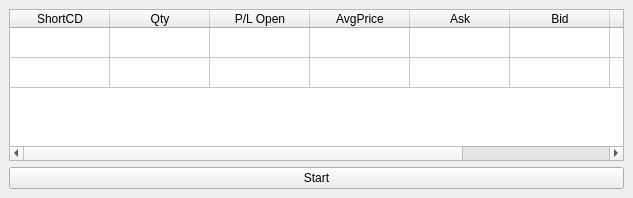
<?xml version="1.0" encoding="UTF-8"?>
<ui version="4.0">
 <class>MainWindow</class>
 <widget class="QMainWindow" name="MainWindow">
  <property name="geometry">
   <rect>
    <x>0</x>
    <y>0</y>
    <width>633</width>
    <height>198</height>
   </rect>
  </property>
  <property name="windowTitle">
   <string>AutoOTMTrader</string>
  </property>
  <widget class="QWidget" name="centralwidget">
   <layout class="QVBoxLayout" name="verticalLayout">
    <item>
     <widget class="QTableWidget" name="tableWidget">
      <property name="editTriggers">
       <set>QAbstractItemView::NoEditTriggers</set>
      </property>
      <property name="sortingEnabled">
       <bool>false</bool>
      </property>
      <property name="rowCount">
       <number>2</number>
      </property>
      <attribute name="verticalHeaderVisible">
       <bool>false</bool>
      </attribute>
      <row/>
      <row/>
      <column>
       <property name="text">
        <string>ShortCD</string>
       </property>
      </column>
      <column>
       <property name="text">
        <string>Qty</string>
       </property>
      </column>
      <column>
       <property name="text">
        <string>P/L Open</string>
       </property>
      </column>
      <column>
       <property name="text">
        <string>AvgPrice</string>
       </property>
      </column>
      <column>
       <property name="text">
        <string>Ask</string>
       </property>
      </column>
      <column>
       <property name="text">
        <string>Bid</string>
       </property>
      </column>
      <column>
       <property name="text">
        <string>LiveQty</string>
       </property>
      </column>
      <column>
       <property name="text">
        <string>OrdPrice</string>
       </property>
      </column>
     </widget>
    </item>
    <item>
     <widget class="QPushButton" name="pushButton_Start">
      <property name="text">
       <string>Start</string>
      </property>
     </widget>
    </item>
   </layout>
  </widget>
  <widget class="QMenuBar" name="menubar">
   <property name="geometry">
    <rect>
     <x>0</x>
     <y>0</y>
     <width>633</width>
     <height>21</height>
    </rect>
   </property>
  </widget>
 </widget>
 <resources/>
 <connections/>
</ui>
